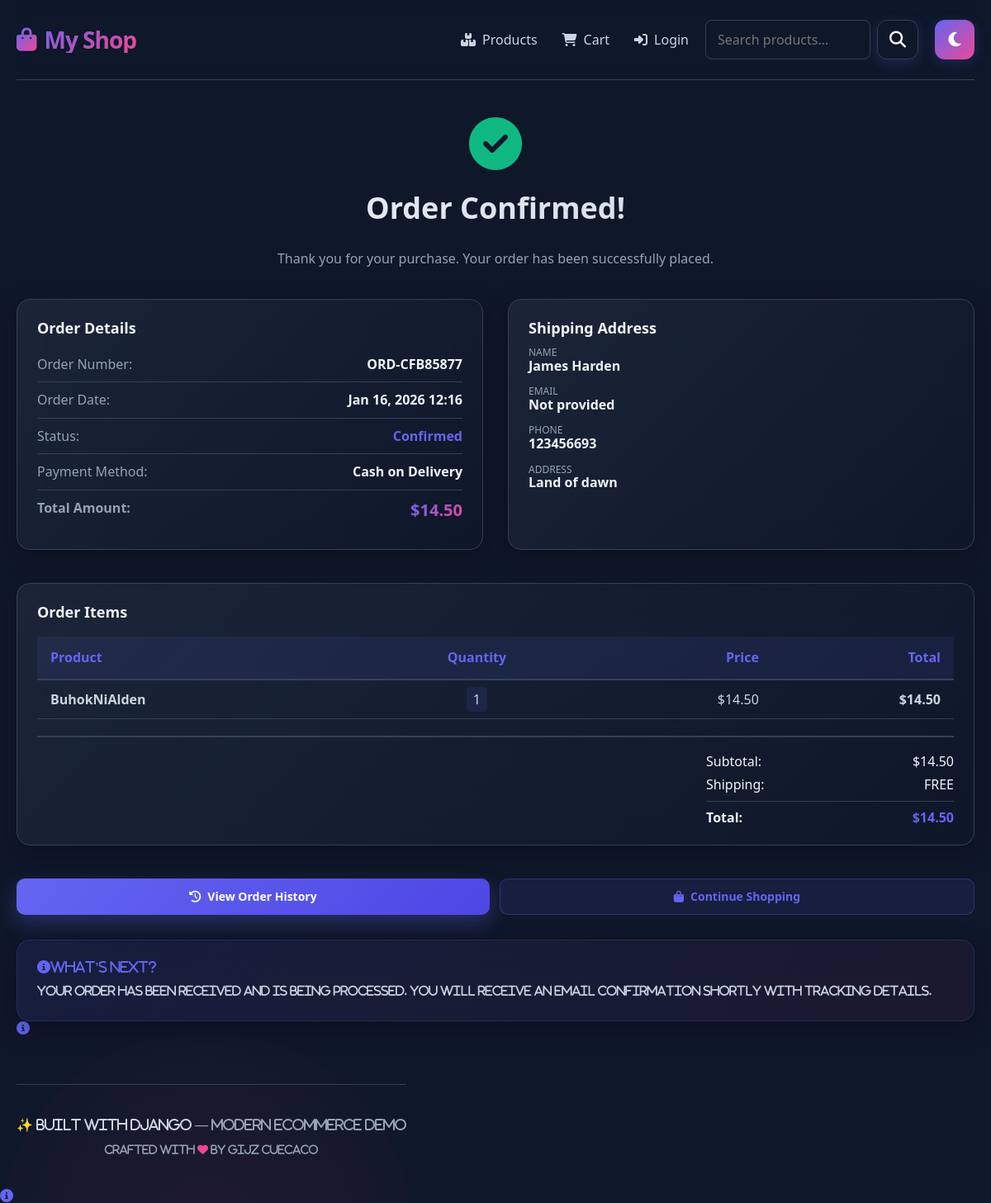
Screenshot of /order/confirmation/1/ with the database file from the repository.
### homepage/models.py (models this page shows, shortened)
class Order(models.Model):
	STATUS_CHOICES = (
		('pending', 'Pending'),
		('confirmed', 'Confirmed'),
		('processing', 'Processing'),
		('shipped', 'Shipped'),
		('delivered', 'Delivered'),
		('cancelled', 'Cancelled'),
		('returned', 'Returned'),
	)
	order_number = models.CharField(max_length=20, unique=True, editable=False, default='')
	user = models.ForeignKey(settings.AUTH_USER_MODEL, null=True, blank=True, on_delete=models.SET_NULL, related_name='orders')
	customer_name = models.CharField(max_length=200)
	email = models.EmailField(blank=True)
	phone = models.CharField(max_length=20, blank=True, default='')
	address = models.TextField()
	city = models.CharField(max_length=100, blank=True)
	postal_code = models.CharField(max_length=20, blank=True)
	status = models.CharField(max_length=20, choices=STATUS_CHOICES, default='pending')
	payment_method = models.CharField(max_length=50, default='cod', choices=[('cod', 'Cash on Delivery'), ('card', 'Credit Card')])
	notes = models.TextField(blank=True)
	created = models.DateTimeField(auto_now_add=True)
	updated = models.DateTimeField(auto_now=True)
	shipped_date = models.DateTimeField(null=True, blank=True)
	class Meta:
		ordering = ['-created']
	@property
	def total(self):
		return sum(item.line_total for item in self.items.select_related('product').all())

class OrderItem(models.Model):
	order = models.ForeignKey(Order, related_name='items', on_delete=models.CASCADE)
	product = models.ForeignKey(Product, on_delete=models.PROTECT)
	quantity = models.PositiveIntegerField(default=1)
	price = models.DecimalField(max_digits=10, decimal_places=2)
	@property
	def line_total(self):
		return self.price * self.quantity

class Product(models.Model):
	name = models.CharField(max_length=200)
	slug = models.SlugField(max_length=200, unique=True)
	description = models.TextField(blank=True)
	price = models.DecimalField(max_digits=10, decimal_places=2)
	discount_price = models.DecimalField(max_digits=10, decimal_places=2, blank=True, null=True)
	stock = models.PositiveIntegerField(default=0)
	category = models.ForeignKey(Category, on_delete=models.SET_NULL, null=True, blank=True, related_name='products')
	image = models.ImageField(upload_to='products/', blank=True, null=True)
	rating = models.DecimalField(max_digits=3, decimal_places=2, default=0, validators=[MinValueValidator(0), MaxValueValidator(5)])
	is_featured = models.BooleanField(default=False)
	is_new = models.BooleanField(default=True)
	created = models.DateTimeField(auto_now_add=True)
	updated = models.DateTimeField(auto_now=True)
	class Meta:
		ordering = ['-created']
		indexes = [models.Index(fields=['slug']), models.Index(fields=['category'])]

### homepage/views.py (the view)
# urls.py: path('order/confirmation/<int:order_id>/', views.order_confirmation, name='order_confirmation'),
def order_confirmation(request, order_id):
	order = get_object_or_404(Order, id=order_id)
	return render(request, 'homepage/order_confirmation.html', {'order': order})

### homepage/templates/homepage/order_confirmation.html (shortened to what this page needs)
{% extends 'homepage/base.html' %}
{% block content %}
<div style="text-align: center; margin-bottom: 40px;">
  <div style="font-size: 64px; color: var(--success); margin-bottom: 20px;">
    <i class="fas fa-check-circle"></i>
  </div>
  <h2 style="margin-top: 0;">Order Confirmed!</h2>
  <p style="color: var(--text-muted); font-size: 16px;">Thank you for your purchase. Your order has been successfully placed.</p>
</div>
<div style="display: grid; grid-template-columns: 1fr 1fr; gap: 30px; margin-bottom: 40px;">
  <div class="card">
    <h3 style="margin-top: 0;">Order Details</h3>
    <div style="display: flex; justify-content: space-between; padding: 12px 0; border-bottom: 1px solid var(--border-color);">
      <div style="color: var(--text-muted);">Order Number:</div>
      <div style="font-weight: 700;">{{ order.order_number }}</div>
    </div>
    <div style="display: flex; justify-content: space-between; padding: 12px 0; border-bottom: 1px solid var(--border-color);">
      <div style="color: var(--text-muted);">Order Date:</div>
      <div style="font-weight: 700;">{{ order.created|date:"M d, Y H:i" }}</div>
    </div>
    <div style="display: flex; justify-content: space-between; padding: 12px 0; border-bottom: 1px solid var(--border-color);">
      <div style="color: var(--text-muted);">Status:</div>
      <div style="font-weight: 700; color: var(--primary);">{{ order.get_status_display }}</div>
    </div>
    <div style="display: flex; justify-content: space-between; padding: 12px 0; border-bottom: 1px solid var(--border-color);">
      <div style="color: var(--text-muted);">Payment Method:</div>
      <div style="font-weight: 700;">{{ order.get_payment_method_display }}</div>
    </div>
    <div style="display: flex; justify-content: space-between; padding: 12px 0;">
      <div style="color: var(--text-muted); font-weight: 700;">Total Amount:</div>
      <div style="font-size: 20px; font-weight: 800; background: linear-gradient(135deg, var(--primary), var(--accent)); -webkit-background-clip: text; -webkit-text-fill-color: transparent; background-clip: text;">${{ order.total }}</div>
    </div>
  </div>
  <div class="card">
    <h3 style="margin-top: 0;">Shipping Address</h3>
    <div style="margin-bottom: 15px;">
      <div style="color: var(--text-muted); font-size: 12px; text-transform: uppercase;">Name</div>
      <div style="font-weight: 600;">{{ order.customer_name }}</div>
    </div>
    <div style="margin-bottom: 15px;">
      <div style="color: var(--text-muted); font-size: 12px; text-transform: uppercase;">Email</div>
      <div style="font-weight: 600;">{{ order.email|default:"Not provided" }}</div>
    </div>
    <div style="margin-bottom: 15px;">
      <div style="color: var(--text-muted); font-size: 12px; text-transform: uppercase;">Phone</div>
      <div style="font-weight: 600;">{{ order.phone }}</div>
    </div>
    <div style="margin-bottom: 15px;">
      <div style="color: var(--text-muted); font-size: 12px; text-transform: uppercase;">Address</div>
      <div style="font-weight: 600;">{{ order.address }}</div>
    </div>
  </div>
</div>
<div class="card" style="margin-bottom: 40px;">
  <h3 style="margin-top: 0;">Order Items</h3>
  <table>
    <thead>
      <tr>
        <th>Product</th>
        <th style="text-align: center;">Quantity</th>
        <th style="text-align: right;">Price</th>
        <th style="text-align: right;">Total</th>
      </tr>
    </thead>
    <tbody>
      {% for item in order.items.all %}
        <tr>
          <td>
            <div style="font-weight: 600;">{{ item.product.name }}</div>
          </td>
          <td style="text-align: center;">
            <span style="background: rgba(99, 102, 241, 0.1); padding: 4px 8px; border-radius: 4px;">{{ item.quantity }}</span>
          </td>
          <td style="text-align: right;">${{ item.price }}</td>
          <td style="text-align: right; font-weight: 700;">${{ item.line_total }}</td>
        </tr>
      {% endfor %}
    </tbody>
  </table>
  <div style="display: flex; justify-content: flex-end; margin-top: 20px; padding-top: 20px; border-top: 2px solid var(--border-color);">
    <div style="width: 300px;">
      <div style="display: flex; justify-content: space-between; margin-bottom: 10px;">
        <div>Subtotal:</div>
        <div>${{ order.total }}</div>
      </div>
      <div style="display: flex; justify-content: space-between; margin-bottom: 10px;">
        <div>Shipping:</div>
        <div>FREE</div>
      </div>
      <div style="display: flex; justify-content: space-between; font-weight: 700; font-size: 16px; padding-top: 10px; border-top: 1px solid var(--border-color);">
        <div>Total:</div>
        <div style="color: var(--primary);">${{ order.total }}</div>
      </div>
    </div>
  </div>
</div>
<div style="display: flex; gap: 12px; flex-wrap: wrap;">
  <a class="btn primary" href="{% url 'order_history' %}" style="flex: 1;">
    <i class="fas fa-history"></i> View Order History
  </a>
  <a class="btn secondary" href="{% url 'product_list' %}" style="flex: 1;">
    <i class="fas fa-shopping-bag"></i> Continue Shopping
  </a>
</div>
<div class="card" style="background: linear-gradient(135deg, rgba(99, 102, 241, 0.1), rgba(236, 72, 153, 0.05)); border: 1px solid rgba(99, 102, 241, 0.2); margin-top: 30px;">
  <i class="fas fa-info-circle" style="color: var(--primary);</i>
  <strong style="margin-left: 10px;">What's Next?</strong>
  <p style="color: var(--text-secondary); margin: 10px 0 0 0;">Your order has been received and is being processed. You will receive an email confirmation shortly with tracking details.</p>
</div>
{% endblock %}

### homepage/templates/homepage/base.html (shortened to what this page needs)
<!doctype html>
<html lang="en">
<head>
  <link rel="stylesheet" href="https://cdn.jsdelivr.net/npm/modern-normalize/modern-normalize.min.css">
  <link href="https://cdnjs.cloudflare.com/ajax/libs/font-awesome/6.4.0/css/all.min.css" rel="stylesheet">
</head>
<body>
  <div class="container">
    <header>
      <div class="brand">
        <i class="fas fa-shopping-bag"></i>
        <a href="{% url 'product_list' %}">My Shop</a>
      </div>
      <div class="header-controls">
        <nav>
          <a href="{% url 'product_list' %}"><i class="fas fa-boxes"></i>Products</a>
          <a href="{% url 'cart_view' %}"><i class="fas fa-shopping-cart"></i>Cart</a>
          {% if user.is_authenticated %}
            <form method="post" action="{% url 'logout' %}" style="display: inline;">
              {% csrf_token %}
              <button type="submit" style="background: none; border: none; color: inherit; cursor: pointer; font-size: inherit; padding: 0; display: flex; align-items: center; gap: 8px;">
                <i class="fas fa-sign-out-alt"></i>Logout
              </button>
            </form>
          {% else %}
            <a href="{% url 'login' %}"><i class="fas fa-sign-in-alt"></i>Login</a>
          {% endif %}
        </nav>
        <form action="{% url 'search_products' %}" method="get" style="display: flex; gap: 8px; margin: 0;">
          <input type="text" name="q" placeholder="Search products..." style="padding: 10px 14px; border: 1px solid var(--border-color); border-radius: 8px; background: transparent; color: var(--text-primary); width: 200px;" />
          <button type="submit" class="theme-toggle" style="background: transparent; border: 1px solid var(--border-color); width: auto; color: var(--text-primary); padding: 0 14px;">
            <i class="fas fa-search"></i>
          </button>
        </form>
        <button class="theme-toggle" id="themeToggle" title="Toggle light/dark mode">
          <i class="fas fa-moon"></i>
        </button>
      </div>
    </header>
    {% block content %}{% endblock %}
    <footer>
      <p><strong>✨ Built with Django</strong> — Modern ecommerce demo</p>
      <p style="margin-top: 16px; font-size: 13px;">Crafted with <i class="fas fa-heart" style="color: var(--accent);"></i> by Gijz Cuecaco</p>
    </footer>
  </div>
</body>
</html>

### rows the page displays
Order: order_number "ORD-CFB85877", created "Jan 16, 2026 12:16", status "Confirmed", payment_method "Cash on Delivery", total "14.50", customer_name "James Harden", email "Not provided", phone "123456693", address "Land of dawn"
OrderItem: product.name "BuhokNiAlden", quantity "1", price "14.50", line_total "14.50"
